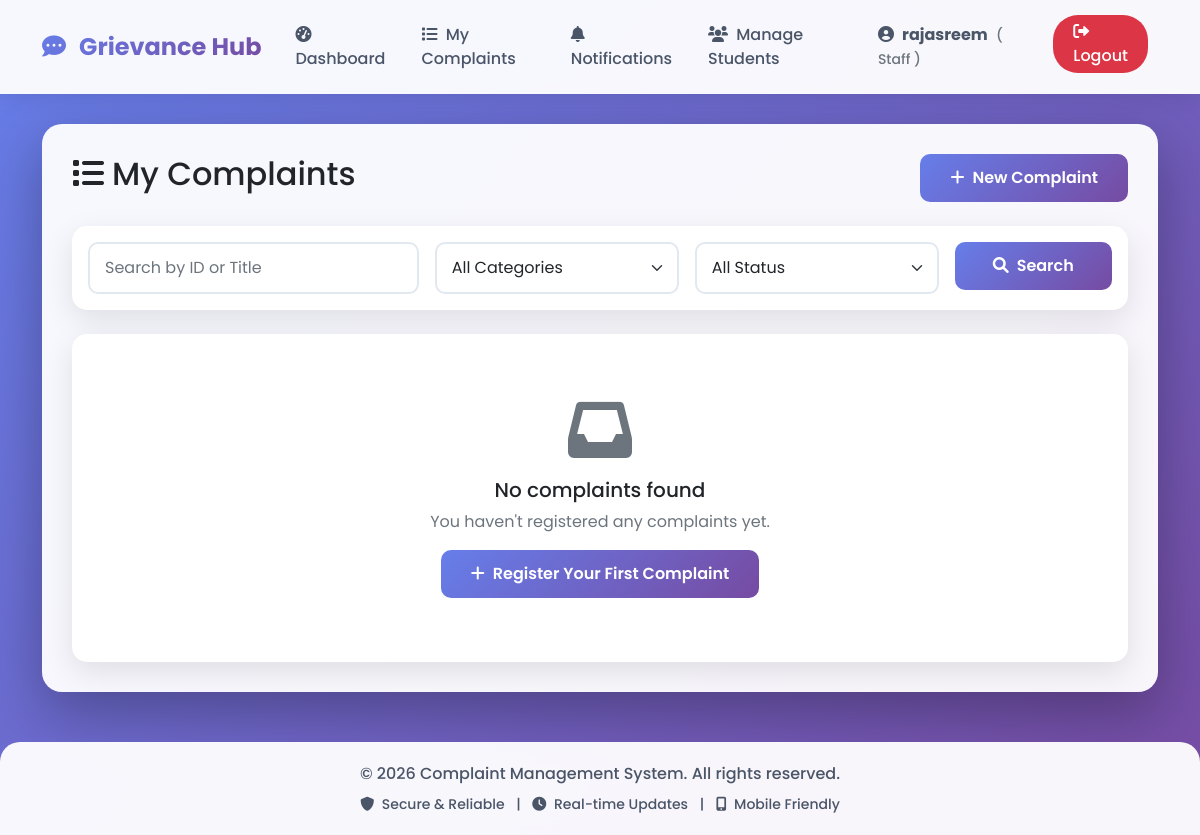
/complaints (signed in), run on an earlier commit of the app's database.
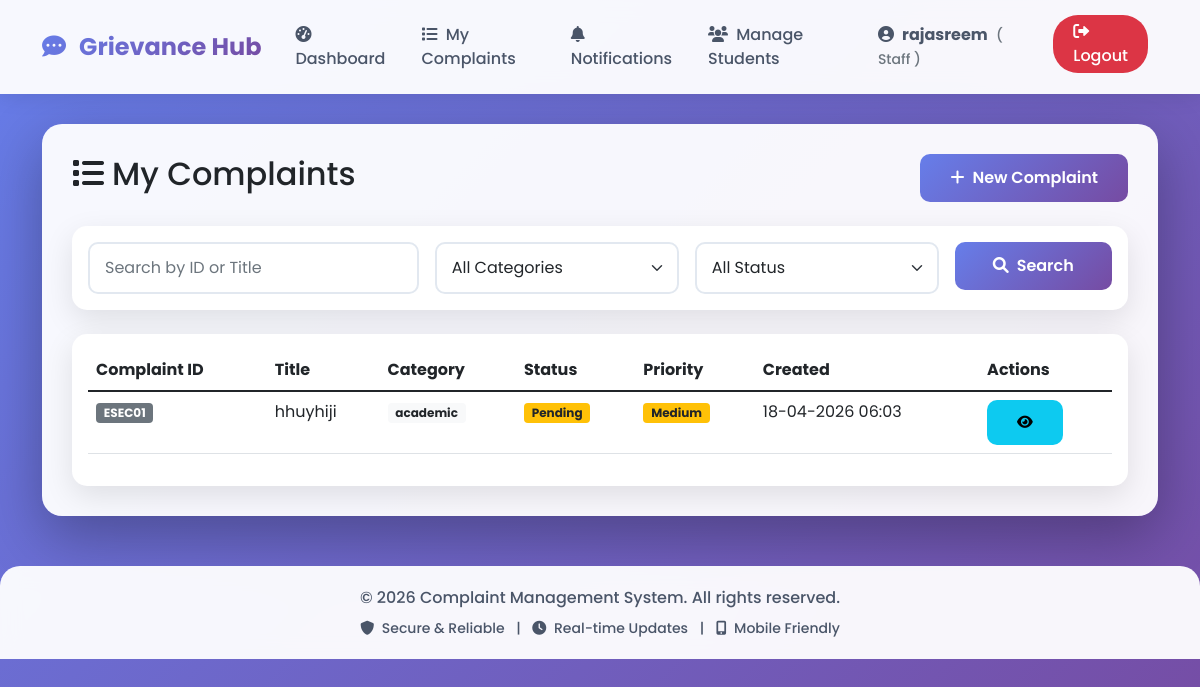
And on a later commit of the database.
### models.py (models this page shows)
class Complaint(db.Model):
    id = db.Column(db.Integer, primary_key=True)
    complaint_id = db.Column(db.String(20), unique=True, nullable=False)
    title = db.Column(db.String(100), nullable=False)
    description = db.Column(db.Text, nullable=False)
    category = db.Column(db.String(50), nullable=False)
    status = db.Column(db.String(20), default='pending')
    priority = db.Column(db.String(20), default='medium')
    created_at = db.Column(db.DateTime, default=datetime.utcnow)
    updated_at = db.Column(db.DateTime, default=datetime.utcnow, onupdate=datetime.utcnow)
    user_id = db.Column(db.Integer, db.ForeignKey('user.id'), nullable=False)
    assigned_to = db.Column(db.Integer, db.ForeignKey('user.id'), nullable=True)
    mentor_id = db.Column(db.Integer, db.ForeignKey('user.id'), nullable=True)  # Make sure this exists
    comments = db.relationship('Comment', backref='complaint', lazy=True, cascade='all, delete-orphan')
    notifications = db.relationship('Notification', backref='complaint', lazy=True, cascade='all, delete-orphan')

### app.py (the view)
@app.route('/complaints')
@login_required
def view_complaints():
    search_query = request.args.get('search', '')
    category_filter = request.args.get('category', '')
    status_filter = request.args.get('status', '')
    assigned_to_filter = request.args.get('assigned_to', '')
    if current_user.role == 'super-admin':
        query = Complaint.query
    elif current_user.role == 'admin':
        query = Complaint.query.join(User, Complaint.user_id == User.id).filter(
            User.department == current_user.department
        )
    elif current_user.role in ['staff', 'mentor']:
        query = Complaint.query.join(User, Complaint.user_id == User.id).filter(
            User.department == current_user.department
        )
    else:  # student
        query = Complaint.query.filter_by(user_id=current_user.id)
    if assigned_to_filter and assigned_to_filter.isdigit():
        query = query.filter(Complaint.assigned_to == int(assigned_to_filter))
    if search_query:
        query = query.filter(
            Complaint.complaint_id.ilike(f'%{search_query}%') |
            Complaint.title.ilike(f'%{search_query}%')
        )
    if category_filter:
        query = query.filter_by(category=category_filter)
    if status_filter:
        query = query.filter_by(status=status_filter)
    complaints = query.order_by(Complaint.created_at.desc()).all()
    categories = Complaint.query.with_entities(Complaint.category).distinct().all()
    statuses = ['pending', 'in_progress', 'resolved', 'rejected']
    return render_template(
        'view_complaints.html',
        complaints=complaints,
        categories=[c[0] for c in categories],
        statuses=statuses,
        search_query=search_query,
        category_filter=category_filter,
        status_filter=status_filter,
        assigned_to_filter=assigned_to_filter
    )

### app.py (called while the page is built)
def is_super_admin(user):
    return user.role == 'admin' and user.email == 'vanitha.sty3375@gmail.com'

def is_department_admin(user):
    return user.role == 'hod'

@login_manager.user_loader
def load_user(user_id):
    return User.query.get(int(user_id))

@app.context_processor
def utility_processor():
    return {
        'is_super_admin': is_super_admin,
        'is_department_admin': is_department_admin
    }

### templates/view_complaints.html (shortened to what the changed rows need)
{% extends "base.html" %}
{% block content %}
<div class="row mb-4">
    <div class="col-12">
        <div class="d-flex justify-content-between align-items-center">
            <h2>
                <i class="fas fa-list me-2"></i>My Complaints
            </h2>
        </div>
    </div>
</div>
<div class="row">
    <div class="col-12">
        <div class="card">
            <div class="card-body">
                {% if complaints %}
                    <div class="table-responsive">
                        <table class="table table-hover">
                            <thead>
                                <tr>
                                    <th>Complaint ID</th>
                                    <th>Title</th>
                                    <th>Category</th>
                                    <th>Status</th>
                                    <th>Priority</th>
                                    <th>Created</th>
                                    <th>Actions</th>
                                 </tr>
                            </thead>
                            <tbody>
                                {% for complaint in complaints %}
                                <tr>
                                    <td>
                                        <span class="badge bg-secondary">{{ complaint.complaint_id }}</span>
                                    </td>
                                    <td>{{ complaint.title }}</td>
                                    <td>
                                        <span class="badge bg-light text-dark">{{ complaint.category }}</span>
                                    </td>
                                    <td>
                                        {% if complaint.status == 'pending' %}
                                            <span class="badge bg-warning text-dark">Pending</span>
                                        {% elif complaint.status == 'in_progress' %}
                                            <span class="badge bg-info">In Progress</span>
                                        {% elif complaint.status == 'resolved' %}
                                            <span class="badge bg-success">Resolved</span>
                                        {% elif complaint.status == 'rejected' %}
                                            <span class="badge bg-danger">Rejected</span>
                                        {% endif %}
                                    </td>
                                    <td>
                                        {% if complaint.priority == 'high' %}
                                            <span class="badge bg-danger">High</span>
                                        {% elif complaint.priority == 'medium' %}
                                            <span class="badge bg-warning text-dark">Medium</span>
                                        {% else %}
                                            <span class="badge bg-info">Low</span>
                                        {% endif %}
                                    </td>
                                    <td>{{ complaint.created_at.strftime('%d-%m-%Y %H:%M') }}</td>
                                    <td>
                                        <div class="btn-group" role="group">
                                            <a href="{{ url_for('complaint_details', complaint_id=complaint.id) }}"
                                               class="btn btn-sm btn-info"
                                               title="View Details">
                                                <i class="fas fa-eye"></i>
                                            </a>
                                        </div>
                                    </td>
                                </tr>
                                {% endfor %}
                            </tbody>
                        </table>
                    </div>
                {% else %}
                    <div class="text-center py-5">
                        <i class="fas fa-inbox fa-4x text-muted mb-3"></i>
                        <h5>No complaints found</h5>
                        <p class="text-muted">You haven't registered any complaints yet.</p>
                        <a href="{{ url_for('new_complaint') }}" class="btn btn-primary">
                            <i class="fas fa-plus me-2"></i>Register Your First Complaint
                        </a>
                    </div>
                {% endif %}
            </div>
        </div>
    </div>
</div>
{% endblock %}

What changed in the data, as far as the page shows it:
added Complaint: complaint_id "ESEC01", title "hhuyhiji", category "academic", status "Pending", priority "Medium", created_at "18-04-2026 06:03"
Also different on the page:
text no longer shown: "No complaints found You haven't registered any complaints yet. Register Your First Complaint"
text now shown: "Complaint ID Title Category Status Priority Created Actions"
